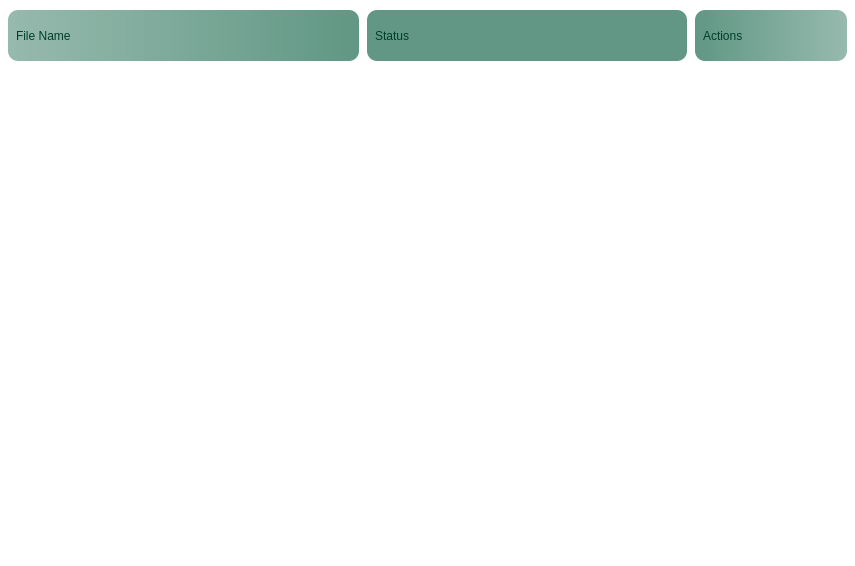
         <widget class="QWidget" name="threatsPage">
          <property name="sizePolicy">
           <sizepolicy hsizetype="Preferred" vsizetype="Preferred">
            <horstretch>0</horstretch>
            <verstretch>0</verstretch>
           </sizepolicy>
          </property>
          <property name="minimumSize">
           <size>
            <width>855</width>
            <height>0</height>
           </size>
          </property>
          <property name="maximumSize">
           <size>
            <width>855</width>
            <height>16777215</height>
           </size>
          </property>
          <property name="styleSheet">
           <string notr="true">background: none;
background-color: transparent;</string>
          </property>
          <layout class="QGridLayout" name="gridLayout_3">
           <property name="leftMargin">
            <number>0</number>
           </property>
           <property name="topMargin">
            <number>9</number>
           </property>
           <property name="rightMargin">
            <number>0</number>
           </property>
           <property name="bottomMargin">
            <number>0</number>
           </property>
           <property name="horizontalSpacing">
            <number>0</number>
           </property>
           <property name="verticalSpacing">
            <number>9</number>
           </property>
           <item row="0" column="0">
            <widget class="QWidget" name="resultsTitles" native="true">
             <property name="minimumSize">
              <size>
               <width>855</width>
               <height>53</height>
              </size>
             </property>
             <property name="maximumSize">
              <size>
               <width>855</width>
               <height>53</height>
              </size>
             </property>
             <property name="styleSheet">
              <string notr="true">background: none;
background-color: transparent;</string>
             </property>
             <layout class="QHBoxLayout" name="titles">
              <property name="spacing">
               <number>0</number>
              </property>
              <property name="leftMargin">
               <number>0</number>
              </property>
              <property name="topMargin">
               <number>0</number>
              </property>
              <property name="rightMargin">
               <number>0</number>
              </property>
              <property name="bottomMargin">
               <number>0</number>
              </property>
              <item>
               <widget class="QLabel" name="fileNameLabel">
                <property name="minimumSize">
                 <size>
                  <width>351</width>
                  <height>51</height>
                 </size>
                </property>
                <property name="maximumSize">
                 <size>
                  <width>351</width>
                  <height>51</height>
                 </size>
                </property>
                <property name="styleSheet">
                 <string notr="true">font: 12pt &quot;Alata&quot;;
padding: 2px 5px;
margin: 0;
color: rgb(0, 62, 41);
background: none;
background-color:qlineargradient(spread:pad, x1:0, y1:0, x2:1, y2:0, stop:0 rgba(97, 151, 132, 169), stop:1 rgba(97, 151, 132, 255));
border-top-left-radius: 10px;
border-top-right-radius: 10px;
border-bottom-right-radius: 10px;
border-bottom-left-radius: 10px</string>
                </property>
                <property name="text">
                 <string>File Name</string>
                </property>
               </widget>
              </item>
              <item>
               <widget class="QLabel" name="StatusLabel">
                <property name="minimumSize">
                 <size>
                  <width>320</width>
                  <height>0</height>
                 </size>
                </property>
                <property name="maximumSize">
                 <size>
                  <width>320</width>
                  <height>51</height>
                 </size>
                </property>
                <property name="styleSheet">
                 <string notr="true">font: 12pt &quot;Alata&quot;;
padding: 2px 5px;
margin: 0;
color: rgb(0, 62, 41);
background: none;
background-color:rgb(97, 151, 132);
border-top-left-radius: 10px;
border-top-right-radius: 10px;
border-bottom-right-radius: 10px;
border-bottom-left-radius: 10px</string>
                </property>
                <property name="text">
                 <string>Status</string>
                </property>
               </widget>
              </item>
              <item>
               <widget class="QLabel" name="sizeLabel">
                <property name="minimumSize">
                 <size>
                  <width>152</width>
                  <height>51</height>
                 </size>
                </property>
                <property name="maximumSize">
                 <size>
                  <width>152</width>
                  <height>51</height>
                 </size>
                </property>
                <property name="styleSheet">
                 <string notr="true">font: 12pt &quot;Alata&quot;;
padding: 2px 5px;
margin: 0;
color: rgb(0, 62, 41);
background: none;
background-color:qlineargradient(spread:pad, x1:1, y1:0, x2:0, y2:0, stop:0 rgba(97, 151, 132, 169), stop:1 rgba(97, 151, 132, 255));
border-top-left-radius: 10px;
border-top-right-radius: 10px;
border-bottom-right-radius: 10px;
border-bottom-left-radius: 10px</string>
                </property>
                <property name="text">
                 <string>Actions</string>
                </property>
               </widget>
              </item>
             </layout>
            </widget>
           </item>
           <item row="1" column="0">
            <widget class="QScrollArea" name="scrollArea">
             <property name="minimumSize">
              <size>
               <width>855</width>
               <height>495</height>
              </size>
             </property>
             <property name="maximumSize">
              <size>
               <width>855</width>
               <height>16777215</height>
              </size>
             </property>
             <property name="styleSheet">
              <string notr="true">QScrollBar:vertical {
            border: 0px solid #999999;
            background:white;
            width:10px;    
            margin: 0px 0px 0px 0px;
        }
        QScrollBar::handle:vertical {         
       
            min-height: 0px;
          	border: 0px solid red;
			border-radius: 4px;
			background-color:qlineargradient(spread:pad, x1:1, y1:0, x2:0, y2:0, stop:0 rgba(97, 151, 132, 169), stop:1 rgba(97, 151, 132, 255));
        }
        QScrollBar::add-line:vertical {       
            height: 0px;
            subcontrol-position: bottom;
            subcontrol-origin: margin;
        }
        QScrollBar::sub-line:vertical {
            height: 0 px;
            subcontrol-position: top;
            subcontrol-origin: margin;
        }
</string>
             </property>
             <property name="frameShadow">
              <enum>QFrame::Plain</enum>
             </property>
             <property name="verticalScrollBarPolicy">
              <enum>Qt::ScrollBarAsNeeded</enum>
             </property>
             <property name="sizeAdjustPolicy">
              <enum>QAbstractScrollArea::AdjustToContents</enum>
             </property>
             <property name="widgetResizable">
              <bool>true</bool>
             </property>
             <property name="alignment">
              <set>Qt::AlignHCenter|Qt::AlignTop</set>
             </property>
             <widget class="QWidget" name="filesResults">
              <property name="geometry">
               <rect>
                <x>0</x>
                <y>0</y>
                <width>855</width>
                <height>495</height>
               </rect>
              </property>
              <property name="maximumSize">
               <size>
                <width>865</width>
                <height>16777215</height>
               </size>
              </property>
              <property name="styleSheet">
               <string notr="true">background: none;
background-color: transparent;</string>
              </property>
             </widget>
            </widget>
           </item>
          </layout>
         </widget>
